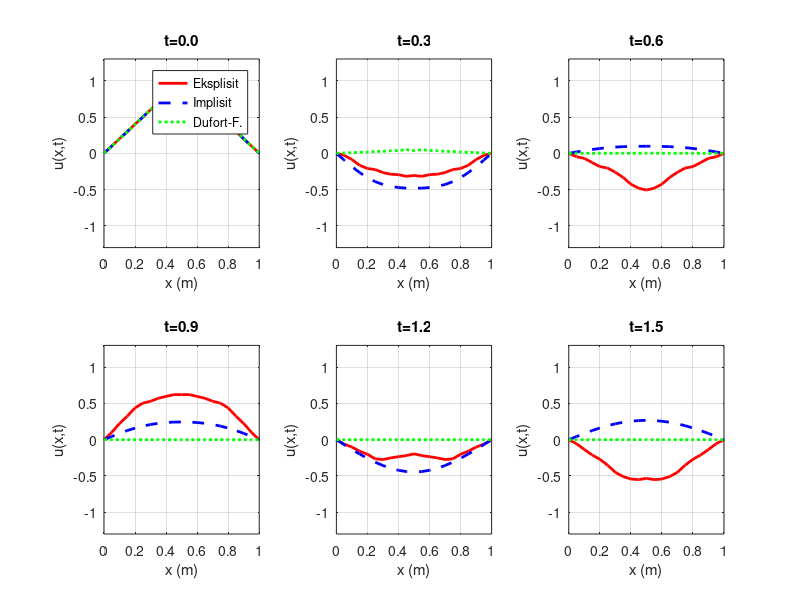
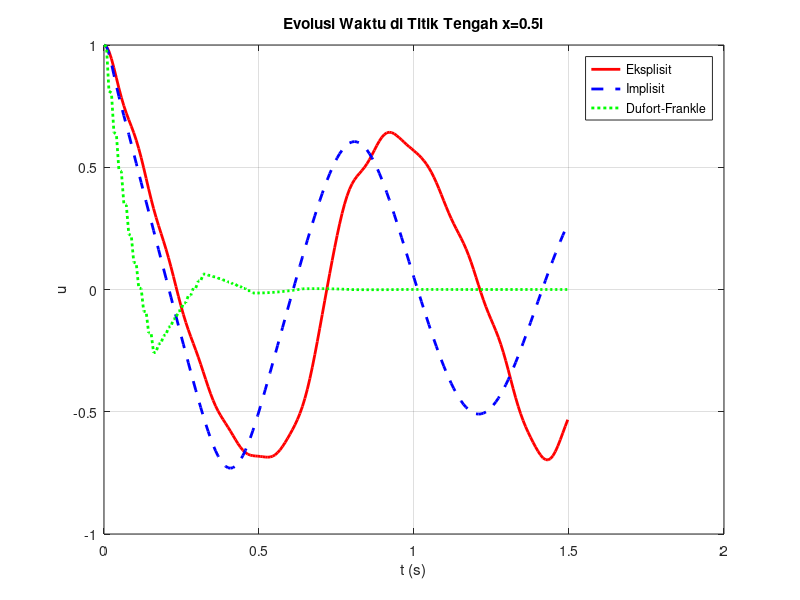
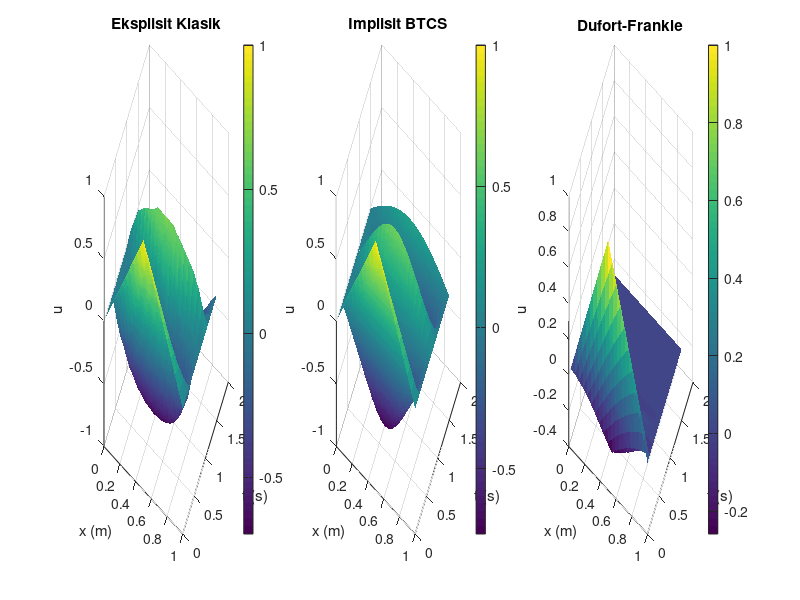
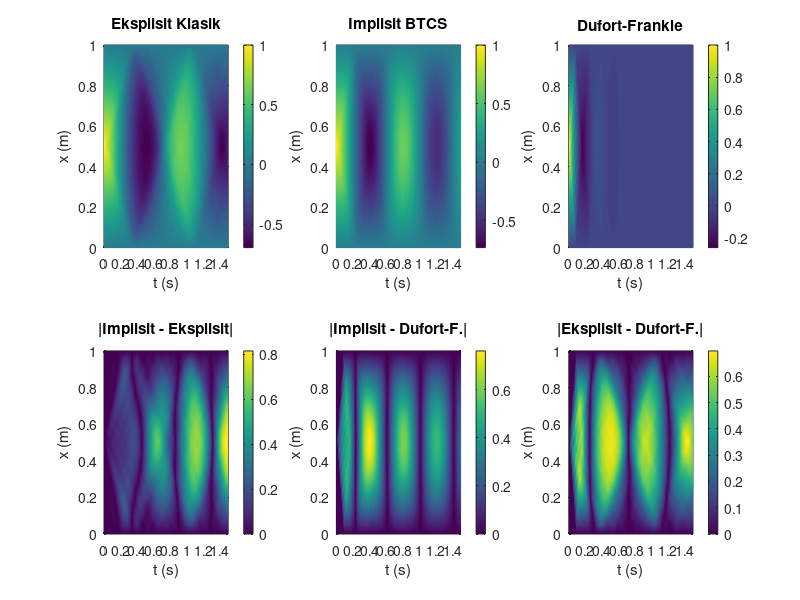

Write MATLAB code to recreate these figures, in order.
clc; clear all; close all;

% ====== PARAMETER ======
c  = 1;
kd = 0.3;
l  = 1;
h  = 1;
dx = 0.05;
dt = 0.008;

% ====== GRID ======
x  = 0:dx:l;
t  = 0:dt:1.5;
Nx = length(x);
Nt = length(t);

% ====== KOEFISIEN ======
A   = 0.5*c^2 + 2*c^2/l;
r   = A*dt^2/dx^2;
cw  = sqrt(A);
mu  = A*dt/dx^2;

% ====== KONDISI AWAL ======
u_eks = zeros(Nx,Nt);
u_imp = zeros(Nx,Nt);
u_df  = zeros(Nx,Nt);

for j = 1:Nx
    if x(j) <= 0.5*l
        val = 2*h*x(j)/l;
    else
        val = 2*h - 2*h*x(j)/l;
    end
    u_eks(j,1) = val;
    u_imp(j,1) = val;
    u_df(j,1)  = val;
end

% ====== KONDISI BATAS ======
for n = 1:Nt
    u_eks(1,n)=0; u_eks(Nx,n)=0;
    u_imp(1,n)=0; u_imp(Nx,n)=0;
    u_df(1,n)=0;  u_df(Nx,n)=0;
end

% ====== INISIALISASI n=1 ======
for j = 2:Nx-1
    u_eks(j,2) = u_eks(j,1) + 0.5*r*(u_eks(j+1,1)-2*u_eks(j,1)+u_eks(j-1,1));
    u_imp(j,2) = u_imp(j,1) + 0.5*r*(u_imp(j+1,1)-2*u_imp(j,1)+u_imp(j-1,1));
    u_df(j,2)  = u_df(j,1)  + 0.5*r*(u_df(j+1,1) -2*u_df(j,1) +u_df(j-1,1));
end

% ====== ITERASI EKSPLISIT ======
D_eks = 1 + kd*dt/2;
for n = 2:Nt-1
    for j = 2:Nx-1
        lap = u_eks(j+1,n)-2*u_eks(j,n)+u_eks(j-1,n);
        vel = u_eks(j,n)-u_eks(j,n-1);
        u_eks(j,n+1) = (2*u_eks(j,n)-u_eks(j,n-1)+r*lap-kd*dt*vel)/D_eks;
    end
end

% ====== ITERASI IMPLISIT ======
Da = 2*l*dx^2+2*cw^2*l*dt^2+8*cw^2*dt^2+2*kd*l*dx^2*dt;
Db = l*dx^2+cw^2*l*dt^2+4*cw^2*dt^2+kd*l*dx^2*dt;
aa = (cw^2*l*dt^2+4*cw^2*dt^2)/Da;
bb = (2*l*dx^2+kd*l*dx^2*dt)/Db;
cc = l*dx^2/Db;
M     = Nx-2;
A_tri = diag(ones(M,1))-aa*diag(ones(M-1,1),1)-aa*diag(ones(M-1,1),-1);
for n = 2:Nt-1
    B = bb*u_imp(2:Nx-1,n) - cc*u_imp(2:Nx-1,n-1);
    u_imp(2:Nx-1,n+1) = A_tri \ B;
end

% ====== ITERASI DUFORT-FRANKLE ======
D_df = 1+2*mu+2*kd*dt;
for n = 2:Nt-1
    for j = 2:Nx-1
        neigh = u_df(j+1,n)+u_df(j-1,n);
        u_df(j,n+1) = ((1-2*mu)*u_df(j,n-1)+2*mu*neigh-2*kd*dt*u_df(j,n))/D_df;
    end
end

% ====== PLOT PERBANDINGAN SNAPSHOT ======
t_snap = [1, 40, 80, 120, 160, 188];   % indeks waktu
t_label = {'t=0.0', 't=0.3', 't=0.6', 't=0.9', 't=1.2', 't=1.5'};

figure(1);
for k = 1:6
    subplot(2,3,k);
    n = t_snap(k);
    plot(x, u_eks(:,n), 'r-',  'LineWidth', 2); hold on;
    plot(x, u_imp(:,n), 'b--', 'LineWidth', 2);
    plot(x, u_df(:,n),  'g:',  'LineWidth', 2);
    xlabel('x (m)'); ylabel('u(x,t)');
    title(t_label{k});
    ylim([-1.3 1.3]);
    grid on;
    if k == 1
        legend('Eksplisit','Implisit','Dufort-F.','Location','northeast');
    end
end


% ====== PLOT EVOLUSI TITIK TENGAH ======
mid = round(Nx/2);
pause(0.1);
figure(2);
plot(t, u_eks(mid,:), 'r-',  'LineWidth', 2); hold on;
plot(t, u_imp(mid,:), 'b--', 'LineWidth', 2);
plot(t, u_df(mid,:),  'g:',  'LineWidth', 2);
xlabel('t (s)'); ylabel('u');
title('Evolusi Waktu di Titik Tengah x=0.5l');
legend('Eksplisit','Implisit','Dufort-Frankle');
grid on;
% ====== PLOT 3D PERBANDINGAN ======
[T_mesh, X_mesh] = meshgrid(t, x);

figure(3);
subplot(1,3,1);
surf(X_mesh, T_mesh, u_eks, 'EdgeColor','none');
xlabel('x (m)'); ylabel('t (s)'); zlabel('u');
title('Eksplisit Klasik');
colorbar; view(30,35);

subplot(1,3,2);
surf(X_mesh, T_mesh, u_imp, 'EdgeColor','none');
xlabel('x (m)'); ylabel('t (s)'); zlabel('u');
title('Implisit BTCS');
colorbar; view(30,35);

subplot(1,3,3);
surf(X_mesh, T_mesh, u_df, 'EdgeColor','none');
xlabel('x (m)'); ylabel('t (s)'); zlabel('u');
title('Dufort-Frankle');
colorbar; view(30,35);
% ====== PLOT HEATMAP ======
figure(4);

% Baris 1: Solusi masing-masing metode
subplot(2,3,1);
pcolor(T_mesh, X_mesh, u_eks); shading interp;
xlabel('t (s)'); ylabel('x (m)');
title('Eksplisit Klasik');
colorbar;

subplot(2,3,2);
pcolor(T_mesh, X_mesh, u_imp); shading interp;
xlabel('t (s)'); ylabel('x (m)');
title('Implisit BTCS');
colorbar;

subplot(2,3,3);
pcolor(T_mesh, X_mesh, u_df); shading interp;
xlabel('t (s)'); ylabel('x (m)');
title('Dufort-Frankle');
colorbar;

% Baris 2: Selisih antar metode
subplot(2,3,4);
pcolor(T_mesh, X_mesh, abs(u_imp - u_eks)); shading interp;
xlabel('t (s)'); ylabel('x (m)');
title('|Implisit - Eksplisit|');
colorbar;

subplot(2,3,5);
pcolor(T_mesh, X_mesh, abs(u_imp - u_df)); shading interp;
xlabel('t (s)'); ylabel('x (m)');
title('|Implisit - Dufort-F.|');
colorbar;

subplot(2,3,6);
pcolor(T_mesh, X_mesh, abs(u_eks - u_df)); shading interp;
xlabel('t (s)'); ylabel('x (m)');
title('|Eksplisit - Dufort-F.|');
colorbar;
